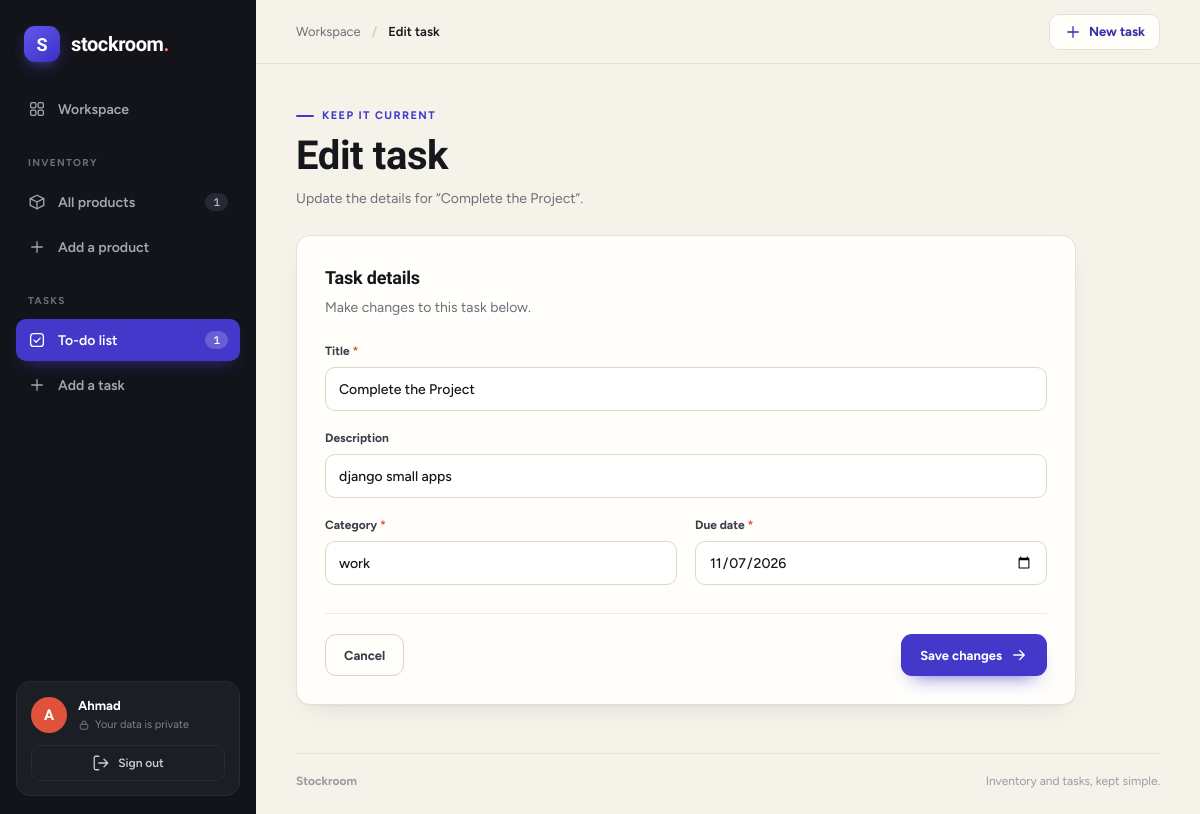
The app's page /todo/edit_task/2/ (signed in) with its own data.
### TODO/models.py (models this page shows)
class Todo_task(models.Model):
    user = models.ForeignKey(
        settings.AUTH_USER_MODEL,
        on_delete=models.CASCADE,
        related_name='todo_tasks',
        null=True,
        blank=True,
        editable=False,
    )
    title = models.CharField(max_length=50)
    discription = models.CharField(max_length=500,blank=True )
    category = models.CharField(max_length=30)
    due_date = models.DateField()
    created_at = models.DateTimeField(auto_now_add=True)

### TODO/views.py (the view)
# urls.py: path('edit_task/<int:pk>/', views.edit_task, name='edit_task'),
@login_required
def edit_task(request, pk):
    task = get_object_or_404(Todo_task, pk=pk, user=request.user)
    if request.method == 'POST':
        form = Task_Form(request.POST, instance=task)
        if form.is_valid():
            form.save()
            return redirect('TODO:all_task')
    else:
        form = Task_Form(instance=task)
    return render(request, 'TODO/edit_task.html', {'form': form, 'task': task})

### TODO/forms.py
class Task_Form(forms.ModelForm):
    class Meta:
        model = Todo_task
        fields = ['title', 'discription', 'category','due_date']

### TODO/templates/TODO/edit_task.html (shortened to what this page needs)
{% extends 'base.html' %}
{% block breadcrumb %}Edit task{% endblock %}
{% block content %}
<div class="form-layout">
    <section class="page-heading">
        <div><div class="eyebrow">Keep it current</div><h1>Edit task</h1><p>Update the details for “{{ task.title }}”.</p></div>
    </section>
    <section class="form-panel">
        <h2>Task details</h2>
        <p>Make changes to this task below.</p>
        <form method="post">
            {% include 'partials/form_fields.html' with grid_class='is-task' %}
            <div class="form-actions">
                <a class="btn btn-outline" href="{% url 'TODO:all_task' %}">Cancel</a>
                <button class="btn btn-primary" type="submit">Save changes <svg class="i" aria-hidden="true"><use href="#i-arrow"/></svg></button>
            </div>
        </form>
    </section>
</div>
{% endblock %}

### templates/base.html (shortened to what this page needs)
{% load static %}<!DOCTYPE html>
<html lang="en">
<head>
    <link rel="stylesheet" href="{% static 'css/inventory.css' %}">
</head>
<body class="app">
    <div class="app-shell">
        <aside class="sidebar">
            <a class="brand" href="{% url 'Authentication:dashboard' %}">
                <span class="brand-mark" aria-hidden="true">S</span>
                <span class="brand-name">stockroom<span class="brand-period">.</span></span>
            </a>
            {% with product_count=request.user.inventory_products.count task_count=request.user.todo_tasks.count %}
            <nav class="side-nav" aria-label="Main navigation">
                <a class="nav-link {% if request.resolver_match.url_name == 'dashboard' %}active{% endif %}" href="{% url 'Authentication:dashboard' %}">
                    <svg class="i" aria-hidden="true"><use href="#i-grid"/></svg> Workspace
                </a>
                <div class="nav-group">Inventory</div>
                <a class="nav-link {% if request.resolver_match.url_name == 'all_Product' %}active{% endif %}" href="{% url 'Inventory:all_Product' %}">
                    <svg class="i" aria-hidden="true"><use href="#i-box"/></svg> All products
                    <span class="nav-count">{{ product_count }}</span>
                </a>
                <a class="nav-link {% if request.resolver_match.url_name == 'add_Product' or request.resolver_match.url_name == 'update_Product' %}active{% endif %}" href="{% url 'Inventory:add_Product' %}">
                    <svg class="i" aria-hidden="true"><use href="#i-plus"/></svg> Add a product
                </a>
                <div class="nav-group">Tasks</div>
                <a class="nav-link {% if request.resolver_match.namespace == 'TODO' and request.resolver_match.url_name != 'add_task' %}active{% endif %}" href="{% url 'TODO:all_task' %}">
                    <svg class="i" aria-hidden="true"><use href="#i-check"/></svg> To-do list
                    <span class="nav-count">{{ task_count }}</span>
                </a>
                <a class="nav-link {% if request.resolver_match.url_name == 'add_task' %}active{% endif %}" href="{% url 'TODO:add_task' %}">
                    <svg class="i" aria-hidden="true"><use href="#i-plus"/></svg> Add a task
                </a>
            </nav>
            {% endwith %}
            <div class="user-card">
                <div class="user-row">
                    <span class="avatar" aria-hidden="true">{{ request.user.username|slice:":1"|upper }}</span>
                    <div class="user-meta">
                        <strong>{{ request.user.username }}</strong>
                        <small><svg class="i i-sm" aria-hidden="true"><use href="#i-lock"/></svg> Your data is private</small>
                    </div>
                </div>
                <form action="{% url 'Authentication:logout_view' %}" method="post">
                    {% csrf_token %}<button class="signout" type="submit"><svg class="i" aria-hidden="true"><use href="#i-logout"/></svg> Sign out</button>
                </form>
            </div>
        </aside>
        <div class="main-area">
            <header class="topbar">
                <div class="breadcrumb-label"><a href="{% url 'Authentication:dashboard' %}">Workspace</a> <span>/</span> <strong>{% block breadcrumb %}Inventory{% endblock %}</strong></div>
                <div class="topbar-actions">
                    {% if request.resolver_match.namespace == 'TODO' %}
                        <a class="topbar-action" href="{% url 'TODO:add_task' %}"><svg class="i" aria-hidden="true"><use href="#i-plus"/></svg> New task</a>
                    {% else %}
                        <a class="topbar-action" href="{% url 'Inventory:add_Product' %}"><svg class="i" aria-hidden="true"><use href="#i-plus"/></svg> New product</a>
                    {% endif %}
                </div>
            </header>
            <main class="page-content" id="main">
                {% block content %}{% endblock %}
            </main>
            <footer class="page-footer"><span>Stockroom</span><span>Inventory and tasks, kept simple.</span></footer>
        </div>
    </div>
</body>
</html>

### templates/partials/form_fields.html (shortened to what this page needs)
<div class="form-grid {{ grid_class }}">
    {% for field in form.visible_fields %}
        <div class="field field-{{ field.name }}{% if field.errors %} has-error{% endif %}">
            <label for="{{ field.id_for_label }}">{% if field.name == 'product_id' %}Product ID{% elif field.name == 'qty' %}Quantity in stock{% elif field.name == 'discription' %}Description{% elif field.name == 'due_date' %}Due date{% else %}{{ field.label }}{% endif %}{% if field.field.required %} <span class="req" aria-hidden="true">*</span>{% endif %}</label>
            {{ field }}
        </div>
    {% endfor %}
</div>

### records on screen
Todo_task: title "Complete the Project", visible_fields "Complete the Project" "django small apps" "work" "11/07/2026"

### other values on screen
{{ product_count }} "1"
{{ task_count }} "1"
{{ request.user.username|slice:":1"|upper }} "A"
{{ request.user.username }} "Ahmad"
{{ field.label }} "Title" "Category"
